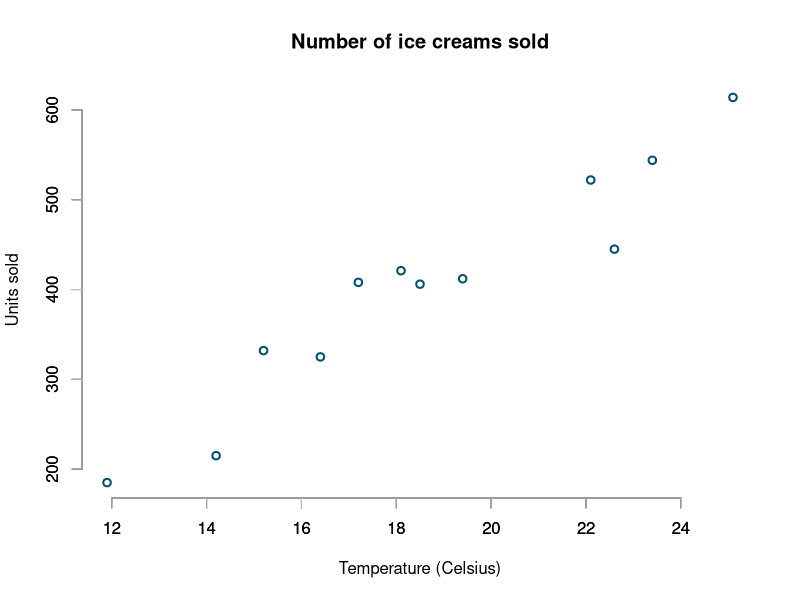
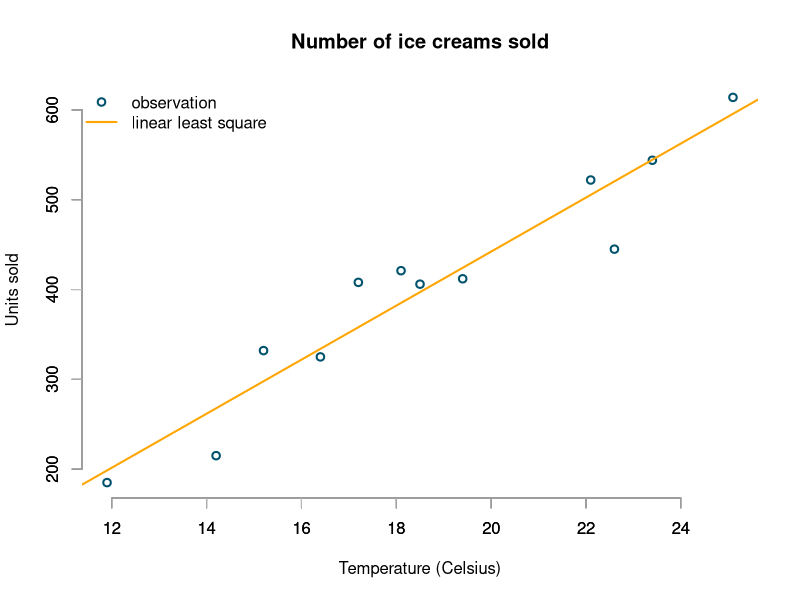
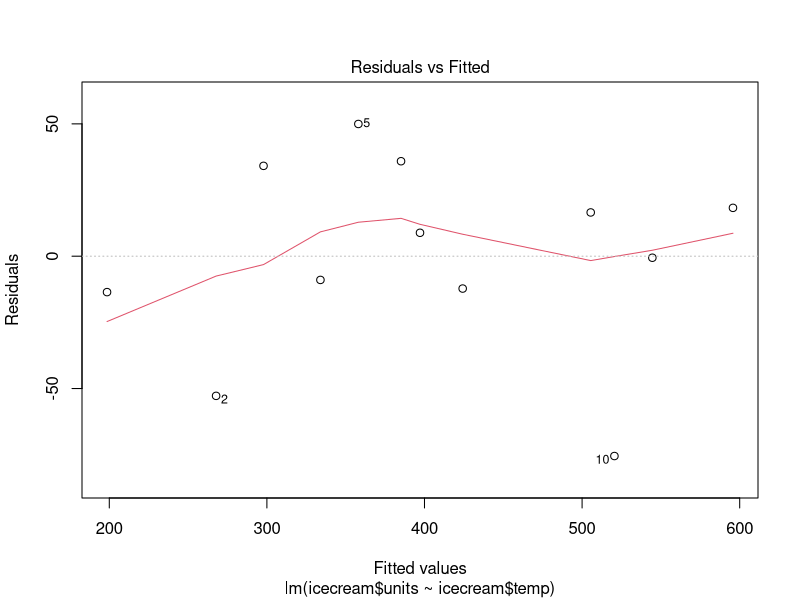
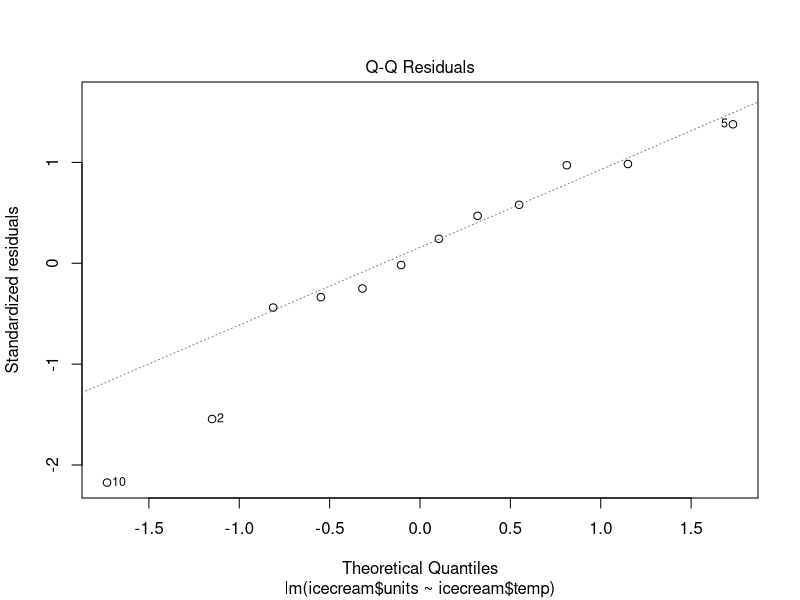
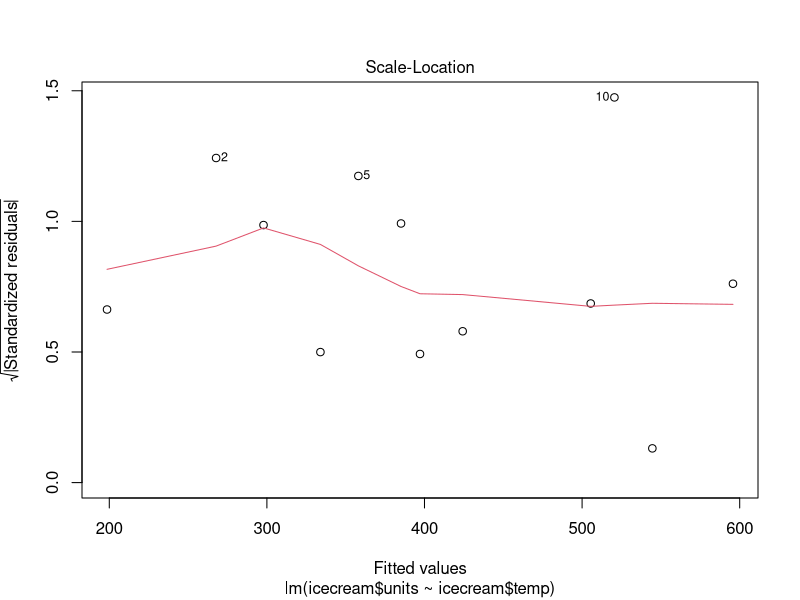
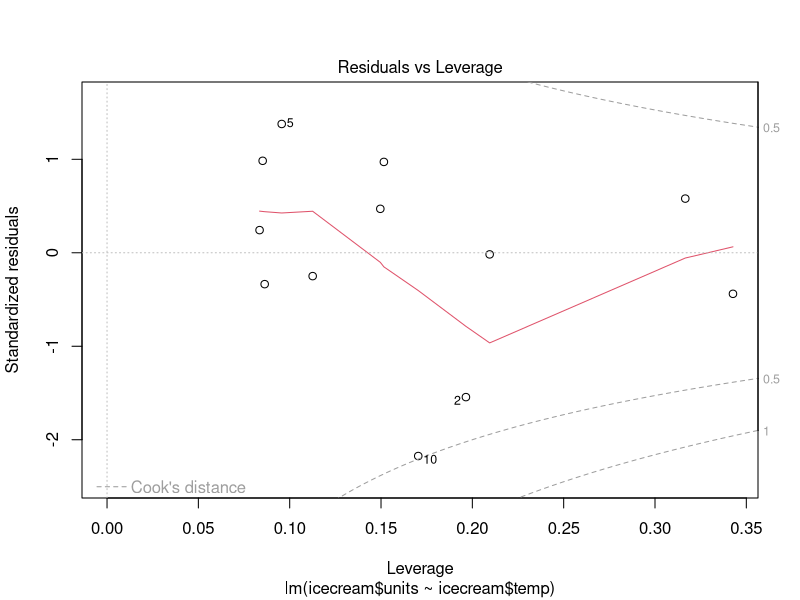
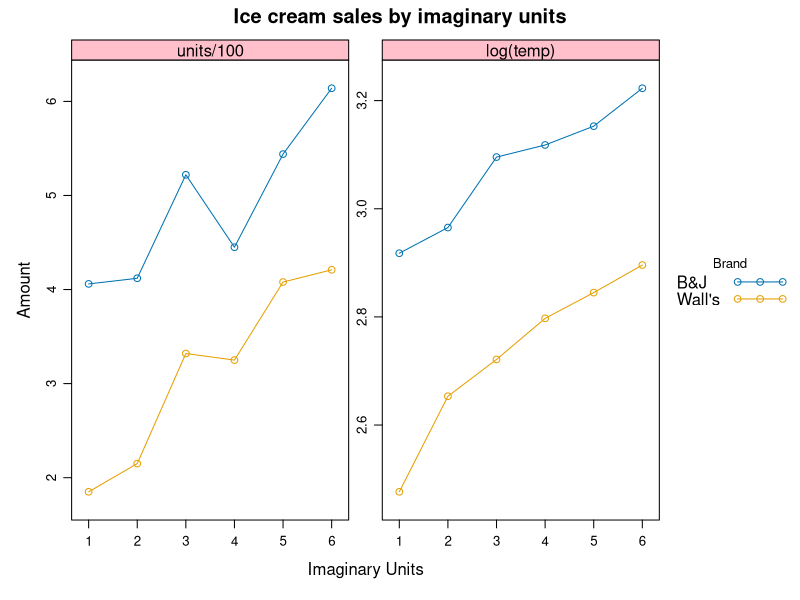

Write R code to recreate these figures, in order.
icecream <- data.frame(
  temp=c(11.9, 14.2, 15.2, 16.4, 17.2, 18.1, 
         18.5, 19.4, 22.1, 22.6, 23.4, 25.1),
  units=c(185L, 215L, 332L, 325L, 408L, 421L, 
          406L, 412L, 522L, 445L, 544L, 614L)
)

basicPlot <- function(...){
  plot(units ~ temp, data=icecream, bty="n", lwd=2,
       main="Number of ice creams sold", col="#00526D", 
       xlab="Temperature (Celsius)", 
       ylab="Units sold", ...)
  axis(side = 1, col="grey")
  axis(side = 2, col="grey")
}

par(mfrow = c(1,1))
basicPlot()

# least square fit, linear regression model
lsq.mod <- lsfit(icecream$temp, icecream$units)
basicPlot()
abline(lsq.mod, col="orange", lwd=2)
legend(x="topleft", bty="n", lwd=c(2,2), lty=c(NA,1),
       legend=c("observation", "linear least square"),
       col=c("#00526D","orange"),  pch=c(1,NA))

fit <- lm(icecream$units ~ icecream$temp) # equivalent to lsfit above
plot(fit)


icecream$dev <- 1:6
icecream$origin <- rep(c("Wall's", "B&J"), each=6)

library(lattice)
xyplot(units/100 + log(temp) ~ dev, groups=origin, data=icecream, 
       t="b", par.settings = 
         list(simpleTheme(pch = 16), strip.background = list(col="pink")),
       auto.key = list(space="right",
                       title="Brand", cex.title=0.8,
                       points=FALSE, lines=TRUE, type="b"),
       xlab="Imaginary Units", ylab="Amount",
       main="Ice cream sales by imaginary units",
       scales= "free"
)
